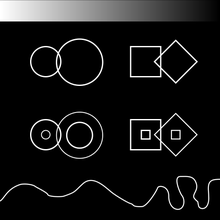
%> input picture Stegano/Shearlet/CoShREM v11/Data/Mock Images/B0.png, 220 x 220 px, shrunk from 512 x 512 before the run
$ octave CSHRMRidgeDetectionExample.m   (GNU Octave 9; MATLAB toolbox functions it lacks are replaced by stand-ins)
%> lines starting %> are read from the running program, lines starting %| are printed output that depends on the picture
### Stegano/Shearlet/CoShREM v11/Continuous Shearlet Transform/CSHRMgetContRidgeSystem.m
function contShearletSystem = CSHRMgetContRidgeSystem(rows,cols,waveletEffSupp,gaussianEffSupp,scalesPerOctave,shearLevel,alpha,scales)
% CSHRMgetContRidgeSystem Construct a system of complex-valued shearlets to detect ridges in a 2D grayscale image.
%
% Usage (optional parameters are enclosed in angle brackets):
%
%  contShearletSystem = CSHRMgetContRidgeSystem(rows,cols,<waveletEffSupp>,<gaussianEffSupp>,<scalesPerOctave>,<shearLevel>,<alpha>,<scales>)
%
% Example:
%
%  img = double(imread('barbara.jpg'));
%  shearletSystem = CSHRMgetContRidgeSystem(size(img,1),size(img,2));
%  ridges = CSHRMgetRidges(img,shearletSystem);
%  imshow(CSHRMgetOverlay(img,ridges));
%
% See also: CSHRMgetRidges

    if (nargin < 3), waveletEffSupp = min([rows,cols])/7; end
    if (nargin < 4), gaussianEffSupp = min([rows,cols])/20; end
    if (nargin < 5), scalesPerOctave = 2; end
    if (nargin < 6), shearLevel = 3; end
    if (nargin < 7), alpha = 0.5; end
    if (nargin < 8), scales = 1:(scalesPerOctave*3.5); end

    nOris = 2^shearLevel+2;
    nShearlets = length(scales)*nOris*2;
    shearlets = zeros(rows,cols,nShearlets);
    [~,coneh,~] = CSHRMgetConeOris(shearLevel);


    for j = 1:length(scales)
        scale = scales(j);
        for offOrigin = [1,0]
             for ori = 1:nOris
                shearlet = CSHRMgetContShearlet(rows,cols,waveletEffSupp,gaussianEffSupp,scalesPerOctave,shearLevel,alpha,offOrigin,scale,ori);
                shearlet = real(fftshift(ifft2(ifftshift(shearlet))));

                if ismember(ori,coneh)
                    shearlet = hilbert(shearlet);
                else
                    shearlet = hilbert(shearlet')';
                end
                if ori == 1
                    normalizationFactor = sum(sum(abs(real(shearlet))));

                    shearlet = shearlet/normalizationFactor;

                    centerRidge = real(shearlet(floor(end/2)+1,(floor(end/2)+1):end));
                    positiveWidths(2*(j-1)+1 + offOrigin) = (find(centerRidge < 0,1,'first')-2+offOrigin)*2+(1-offOrigin);
                    for k = offOrigin:((max(positiveWidths((1+offOrigin):2:(end-1+offOrigin)))-1+offOrigin)/2)
                        expectedCoeffs(2*k+(1-offOrigin),j) = sum(sum(real(shearlet(:,(floor(end/2)+1-k):(floor(end/2)+(1-offOrigin)+k)))));
                    end
                else
                    shearlet = shearlet/normalizationFactor;
                end
                shearlets(:,:,2*nOris*(j-1)+2*(ori-1)+1+offOrigin) = fftshift(fft2(ifftshift(shearlet)));
            end
        end
    end
    contShearletSystem = struct('shearlets',shearlets,'size',[rows,cols],'waveletEffSupp',waveletEffSupp,'gaussianEffSupp',gaussianEffSupp,'scalesPerOctave',scalesPerOctave,'shearLevel',shearLevel,'scales',scales,'nShearlets',nShearlets,'alpha',alpha,'detectRidges',1,'positiveWidths',positiveWidths, 'expectedCoeffs',expectedCoeffs);
end

%  Copyright (c) 2016. Rafael Reisenhofer
%
%  Part of CoShREM Toolbox v1.1
%  Built Mon, 11/01/2016
%  This is Copyrighted Material

### Stegano/Shearlet/CoShREM v11/Continuous Shearlet Transform/CSHRMsheardec.m
function coeffs = CSHRMsheardec(X,contShearletSystem)
% CSHRMsheardec Compute a 2D complex-valued shearlet transform.
%
% Usage:
%
%  coeffs = CSHRMsheardec(X,contShearletSystem)
%
% Example:
%
%  img = double(imread('lena.jpg'));
%  shearletSystem = CSHRMgetContEdgeSystem(size(img,1),size(img,2));
%  coeffs CSHRMsheardec(img,shearletSystem);
%
%
% See also: CSHRMgetContEdgeSystem, CSHRMgetContRidgeSystem

    X = fftshift(fft2(ifftshift(X)));
    coeffs = zeros(contShearletSystem.size(1),contShearletSystem.size(2),contShearletSystem.nShearlets);

    for k = 1:contShearletSystem.nShearlets
        coeffs(:,:,k) = conj(fftshift(ifft2(ifftshift(X.*conj(contShearletSystem.shearlets(:,:,k))))));
    end
end

%  Copyright (c) 2016. Rafael Reisenhofer
%
%  Part of CoShREM Toolbox v1.1
%  Built Mon, 11/01/2016
%  This is Copyrighted Material

### Stegano/Shearlet/CoShREM v11/CSHRMgetRidges.m
function [ridges,tangentOrientations,widths,heights] = CSHRMgetRidges(img,shearletSystem,minContrast,offset,onlyPositiveOrNegativeRidges)
% CSHRMgetRidges Compute the complex shearlet-based ridge measure of a 2D grayscale image.
%
% Usage (optional parameters are enclosed in angle brackets):
%
%  [ridges,tangentOrientations,widths,heights] = CSHRMgetRidges(img,sys,<minContrast>,<offset>,<scalesUsedForPivotSearch>)
%
% Input:
%
%                           img: 2D grayscale image.
%                           sys: A complex shearlet system. Can be constructed using CSHRMgetContRidgeSystem.
%                   minContrast: (optional) Specifies the minimal contrast between a ridge and its background for the ridge to be detected. Default:
%                        offset: (optional) Determines the difference in octaves between the scales of odd-symmetric shearlets and
%                                even-symmetric shearlets used to compute the complex shearlet-based ridge measure. Default: 1.
%  onlyPositiveOrNegativeRidges: (optional) If set to 1, only positive ridges are detected. If set to -1, only negative ridges are detected.
%
%
% Output:
%
%               ridges: The complex shearlet-based ridge measure computed each pixel of the analyzed image. The values are ranging
%                       from 0 to 1.
%  tangentOrientations: Approximations of the local tangent orientations with values ranging from 0? to 180?.
%               widths: Width-estimates of the detected ridges in pixels.
%              heights: Heigh-estimates of the detected ridges.
% Example:
%
%  img = double(imread('lena.jpg'));
%  shearletSystem = CSHRMgetContRidgeSystem(size(img,1),size(img,2));
%  [ridges,tangentOrientations,widths,heights] = CSHRMgetRidges(img,shearletSystem);
%  imshow(CSHRMgetOverlay(img,ridges));
%
%
% See also: CSHRMgetEdges, CSHRMgetContRidgeSystem
    if (nargin < 3), minContrast = (max(img(:)) - min(img(:)))/30; end
    if (nargin < 4), offset = 1; end
    if (nargin < 5), onlyPositiveOrNegativeRidges = 0; end

    coeffs = CSHRMsheardec(img,shearletSystem);
    offset = floor(offset*shearletSystem.scalesPerOctave);
    nOrientations = 2*(2^shearletSystem.shearLevel+2);
    coeffs = reshape(coeffs,size(coeffs,1),size(coeffs,2),nOrientations,size(coeffs,3)/(nOrientations));

    ci = abs(imag(coeffs(:,:,:,1:(end-offset))));
    cr = real(coeffs(:,:,:,(1+offset):end));

    [~,maxPivot] = max(reshape(abs(cr),size(cr,1),size(cr,2),size(cr,3)*size(cr,4)),[],3);
    pivotOris = mod(maxPivot-1,nOrientations)+1;
    pivotScales = fix((maxPivot-1)/nOrientations)+1;

    positiveWidths = uint16(shearletSystem.positiveWidths((offset*2+1):end));
    expectedCoeffs = shearletSystem.expectedCoeffs(1:max(positiveWidths),(offset+1):end);

    [ridges,tangentOrientations,widths,heights] = CSHRMgetRidgesAndTangentOrientationsMex(cr,ci,uint16(pivotOris),uint16(pivotScales),positiveWidths,expectedCoeffs,shearletSystem.shearLevel,minContrast);
    tangentOrientations(tangentOrientations >= 0) = CSHRMmapOrientationsToAngles(tangentOrientations(tangentOrientations >= 0),shearletSystem.shearLevel);

    if onlyPositiveOrNegativeRidges == 1
        ridges = ridges.*(heights > 0);
    elseif onlyPositiveOrNegativeRidges == -1
        ridges = ridges.*(heights < 0);
    end

    helpIndexes = ridges<eps;
    tangentOrientations(helpIndexes) = -1;
    widths(helpIndexes) = 0;
    heights(helpIndexes) = 0;

end


%  Copyright (c) 2016. Rafael Reisenhofer
%
%  Part of CoShREM Toolbox v1.1
%  Built Mon, 11/01/2016
%  This is Copyrighted Material

### Stegano/Shearlet/CoShREM v11/Continuous Shearlet Transform/CSHRMgetConeOris.m
function [ conev,coneh,ks ] = CSHRMgetConeOris(level)
% CSHRMgetConeOris Compute shear-indexes for the vertical and horizontal cones of a shearlet system for a specific shear-level.
%
% Usage:
%
%  [ conev,coneh,ks ] = CSHRMgetConeOris(level)

    ks = zeros(1,2^level+2);

    newOris = 1:(2^(max(level-2,0))+1);
    ks(newOris) = newOris-newOris(1);
    conev = newOris;

    newOris = (conev(end)+1):(conev(end)+2^(level-1)+1);
    ks(newOris) = -newOris+newOris(floor(length(newOris)/2)+1);
    coneh =  newOris;

    newOris = (coneh(end)+1):(2^level+2);
    if ~isempty(newOris)
        ks(newOris) = newOris-newOris(end)-1;
        conev = [conev,newOris];
    end;

end

%  Copyright (c) 2016. Rafael Reisenhofer
%
%  Part of CoShREM Toolbox v1.1
%  Built Mon, 11/01/2016
%  This is Copyrighted Material

### Stegano/Shearlet/CoShREM v11/Example Scripts/CSHRMRidgeDetectionExample.m
%Example of ridge detection using the complex shearlet-based ridge measure.

img = double(imread('B0.png'));
%> img: size 220x220 double; min 0, max 255, mean 21.9; mean of the top-left, top-right, bottom-left and bottom-right quarters 44.1, 19.1, 11.4, 13.2

%% system parameters
rows = size(img,1);
%> rows = 220
cols = size(img,2);
%> cols = 220
waveletEffSupp = 60;
gaussianEffSupp = 20;
scalesPerOctave = 4;
shearLevel = 3; %i.e. 2^shearLevel different orientations on each scale
alpha = 0.2;
octaves = 3.5;
onlyPositiveOrNegativeRidges = 1;

computeSys = 1;


%% edge detection parameters
minimalContrast = 10;
offset = 1; %in octaves

%% thinning paramters
thinningThreshold = 0.1;

%% edge detection

if computeSys
    complexShearletSystem = CSHRMgetContRidgeSystem(rows,cols,waveletEffSupp,gaussianEffSupp,scalesPerOctave,shearLevel,alpha,1:floor(octaves*scalesPerOctave));
end;

[ridges,orientations,widths,heights] = CSHRMgetRidges(img,complexShearletSystem,minimalContrast,offset,onlyPositiveOrNegativeRidges);
%> in CSHRMgetRidges, `[~,maxPivot] = max(reshape(abs(cr),size(cr,1),size(cr,2),size(cr,3)*si..`:
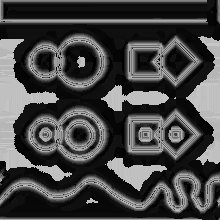
%> maxPivot: size 220x220 double; min 1, max 200, mean 69.8
%> in CSHRMgetRidges, `pivotOris = mod(maxPivot-1,nOrientations)+1;`:
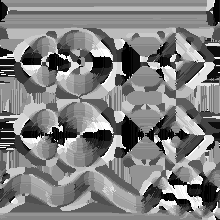
%> pivotOris: size 220x220 double; min 1, max 20, mean 10.57; drawn with min black and max white
%> in CSHRMgetRidges, `pivotScales = fix((maxPivot-1)/nOrientations)+1;`:
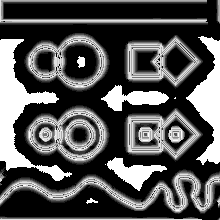
%> pivotScales: size 220x220 double; min 1, max 10, mean 3.96; drawn with min black and max white
%> the run ends on the next line
